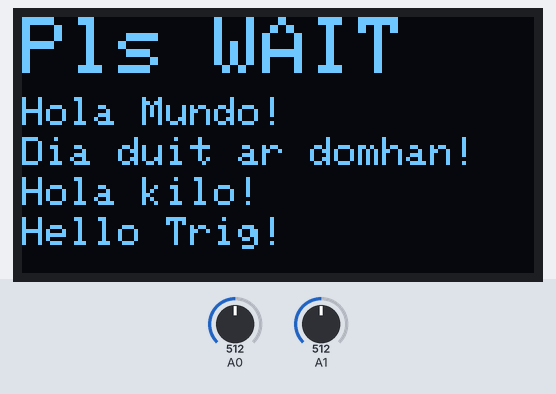
Recording of a sketch running on a simulated Arduino Uno, built with avr-gcc and run on an emulated ATmega328P. On the bench: 128×64 one-colour display. The inputs (shaded band) are chosen by the test bench; at power-on: A0 = 512, A1 = 512.

Above: at 2.1 s.

The sketch:

sketch_mar30_OLED_A01.ino
```cpp
//www.diyusthad.com


#include <Adafruit_GFX.h>
#include <Adafruit_SSD1306.h>

#define SCREEN_WIDTH 128 // OLED display width,  in pixels
#define SCREEN_HEIGHT 64 // OLED display height, in pixels

// declare an SSD1306 display object connected to I2C
Adafruit_SSD1306 oled(SCREEN_WIDTH, SCREEN_HEIGHT, &Wire, -1);


long timer = 0;

int inputVal = 0;
long fixIn = 0;

void setup() {


  // initialize OLED display with address 0x3C for 128x64
  if (!oled.begin(SSD1306_SWITCHCAPVCC, 0x3C)) {
    Serial.println(F("SSD1306 allocation failed"));
    while (true);
  }

  delay(2000);         // wait for initializing
  oled.clearDisplay(); // clear display

  oled.setTextSize(2);          // text size
  oled.setTextColor(WHITE);     // text color
  oled.setCursor(0, 0);        // position to display
  oled.println("Pls WAIT"); // text to display
  oled.setTextSize(1);          // text size
  oled.setCursor(0, 20);        // position to display
  oled.println("Hola Mundo!"); // text to display
  oled.setCursor(0, 30);        // position to display
  oled.println("Dia duit ar domhan!"); // text to display
  oled.setCursor(0, 40);        // position to display
  oled.println("Hola kilo!"); // text to display
  oled.setCursor(0, 50);        // position to display
  oled.println("Hello Trig!"); // text to display
  oled.display();               // show on OLED

}

void loop() {

  if(millis() - timer > 500){
      oled.clearDisplay(); // clear display

      oled.setTextSize(2);          // text size
      oled.setTextColor(WHITE);     // text color
      oled.setCursor(0, 0);        // position to display
      oled.println("Joy XY"); // text to display

      oled.setTextSize(1);          // text size
      inputVal = analogRead (A0); // Analog Values 0 to 1023
      fixIn = 102300/inputVal - 100;
      oled.setCursor(0, 20);        // position to display
      oled.println(fixIn); // text to display
      inputVal = analogRead (A1); // Analog Values 0 to 1023
      fixIn = 102300/inputVal - 100;
      oled.setCursor(0, 30);        // position to display
      oled.println(fixIn); // text to display

      timer = millis();
  }
}
```
